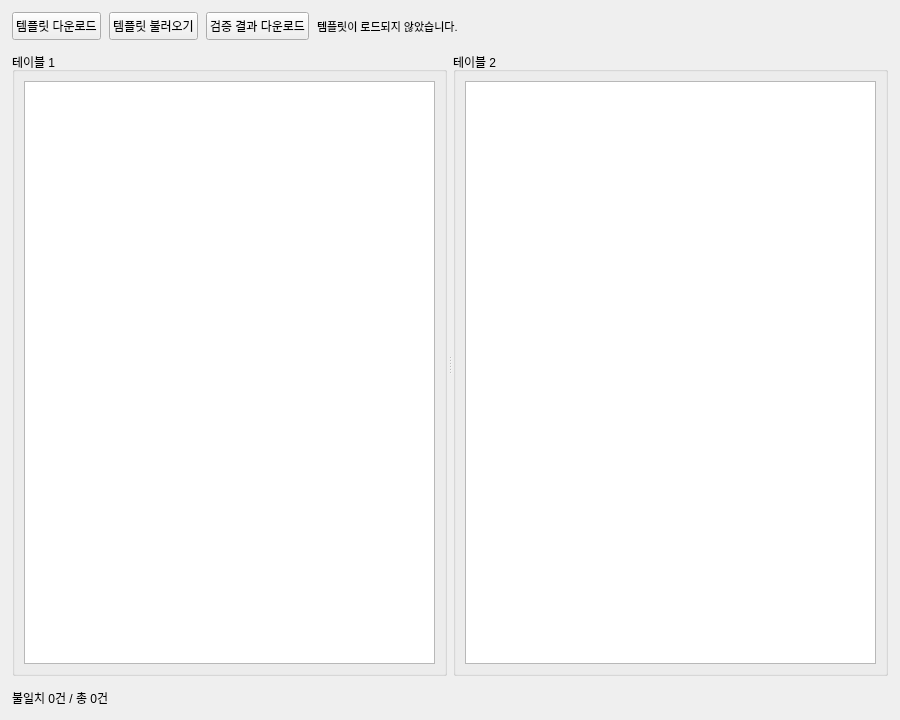
<?xml version="1.0" encoding="UTF-8"?>
<ui version="4.0">
 <class>MainWindow</class>
 <widget class="QMainWindow" name="MainWindow">
  <property name="geometry">
   <rect>
    <x>0</x>
    <y>0</y>
    <width>900</width>
    <height>720</height>
   </rect>
  </property>
  <property name="windowTitle">
   <string>엑셀 템플릿 검증 도구</string>
  </property>
  <widget class="QWidget" name="centralwidget">
   <layout class="QVBoxLayout" name="verticalLayout" stretch="0,1,0">
    <property name="spacing">
     <number>12</number>
    </property>
    <property name="leftMargin">
     <number>12</number>
    </property>
    <property name="topMargin">
     <number>12</number>
    </property>
    <property name="rightMargin">
     <number>12</number>
    </property>
    <property name="bottomMargin">
     <number>12</number>
    </property>
    <item>
     <layout class="QHBoxLayout" name="headerLayout" stretch="0,0,0,1">
      <property name="spacing">
       <number>8</number>
      </property>
      <property name="sizeConstraint">
       <enum>QLayout::SetDefaultConstraint</enum>
      </property>
      <property name="leftMargin">
       <number>0</number>
      </property>
      <property name="topMargin">
       <number>0</number>
      </property>
      <property name="rightMargin">
       <number>0</number>
      </property>
      <property name="bottomMargin">
       <number>0</number>
      </property>
      <item>
       <widget class="QPushButton" name="downloadButton">
        <property name="enabled">
         <bool>true</bool>
        </property>
        <property name="sizePolicy">
         <sizepolicy hsizetype="Fixed" vsizetype="Fixed">
          <horstretch>0</horstretch>
          <verstretch>0</verstretch>
        </sizepolicy>
        </property>
        <property name="minimumSize">
         <size>
          <width>0</width>
          <height>28</height>
         </size>
        </property>
        <property name="maximumSize">
         <size>
          <width>16777215</width>
          <height>32</height>
         </size>
        </property>
        <property name="font">
         <font>
          <family>Arial</family>
          <pointsize>9</pointsize>
          <weight>50</weight>
          <bold>false</bold>
          <strikeout>false</strikeout>
         </font>
        </property>
        <property name="text">
         <string notr="true">템플릿 다운로드</string>
        </property>
       </widget>
      </item>
      <item>
       <widget class="QPushButton" name="uploadButton">
        <property name="enabled">
         <bool>true</bool>
        </property>
        <property name="sizePolicy">
         <sizepolicy hsizetype="Fixed" vsizetype="Fixed">
          <horstretch>0</horstretch>
          <verstretch>0</verstretch>
        </sizepolicy>
        </property>
        <property name="minimumSize">
         <size>
          <width>0</width>
          <height>28</height>
         </size>
        </property>
        <property name="maximumSize">
         <size>
          <width>16777215</width>
          <height>32</height>
         </size>
        </property>
        <property name="font">
         <font>
          <family>Arial</family>
          <pointsize>9</pointsize>
          <weight>50</weight>
          <bold>false</bold>
          <strikeout>false</strikeout>
         </font>
        </property>
        <property name="text">
         <string>템플릿 불러오기</string>
        </property>
       </widget>
      </item>
      <item>
       <widget class="QPushButton" name="downloadResultButton">
        <property name="enabled">
         <bool>true</bool>
        </property>
        <property name="sizePolicy">
         <sizepolicy hsizetype="Fixed" vsizetype="Fixed">
          <horstretch>0</horstretch>
          <verstretch>0</verstretch>
        </sizepolicy>
        </property>
        <property name="minimumSize">
         <size>
          <width>0</width>
          <height>28</height>
         </size>
        </property>
        <property name="maximumSize">
         <size>
          <width>16777215</width>
          <height>32</height>
         </size>
        </property>
        <property name="font">
         <font>
          <family>Arial</family>
          <pointsize>9</pointsize>
          <weight>50</weight>
          <bold>false</bold>
          <strikeout>false</strikeout>
         </font>
        </property>
        <property name="text">
         <string>검증 결과 다운로드</string>
        </property>
       </widget>
      </item>
      <item>
       <widget class="QLabel" name="fileLabel">
        <property name="sizePolicy">
         <sizepolicy hsizetype="Expanding" vsizetype="Preferred">
          <horstretch>0</horstretch>
          <verstretch>0</verstretch>
         </sizepolicy>
        </property>
        <property name="font">
         <font>
          <family>Arial</family>
          <pointsize>8</pointsize>
         </font>
        </property>
        <property name="text">
         <string>템플릿이 로드되지 않았습니다.</string>
        </property>
        <property name="alignment">
         <set>Qt::AlignLeading|Qt::AlignLeft|Qt::AlignVCenter</set>
        </property>
       </widget>
      </item>
     </layout>
    </item>
    <item>
     <widget class="QSplitter" name="tableSplitter">
      <property name="handleWidth">
       <number>6</number>
      </property>
      <property name="orientation">
       <enum>Qt::Horizontal</enum>
      </property>
      <widget class="QGroupBox" name="table1Group">
       <property name="title">
        <string>테이블 1</string>
       </property>
       <layout class="QVBoxLayout" name="table1Layout">
        <item>
         <widget class="QTableWidget" name="table1Table"/>
        </item>
       </layout>
      </widget>
      <widget class="QGroupBox" name="table2Group">
       <property name="title">
        <string>테이블 2</string>
       </property>
       <layout class="QVBoxLayout" name="table2Layout">
        <item>
         <widget class="QTableWidget" name="table2Table"/>
        </item>
       </layout>
      </widget>
     </widget>
    </item>
    <item>
     <widget class="QLabel" name="summaryLabel">
      <property name="minimumSize">
       <size>
        <width>0</width>
        <height>20</height>
       </size>
      </property>
      <property name="text">
       <string>불일치 0건 / 총 0건</string>
      </property>
      <property name="alignment">
       <set>Qt::AlignLeading|Qt::AlignLeft|Qt::AlignVCenter</set>
      </property>
     </widget>
    </item>
   </layout>
  </widget>
 </widget>
 <resources/>
 <connections/>
</ui>
